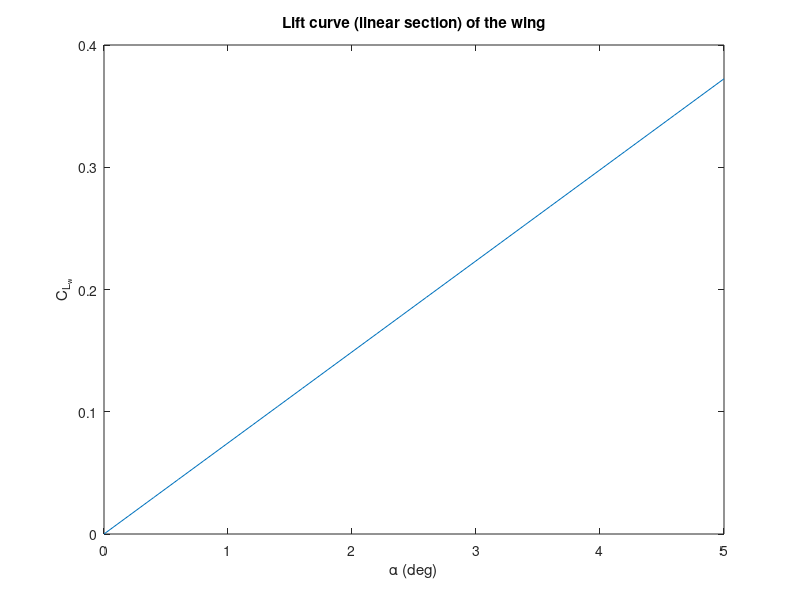
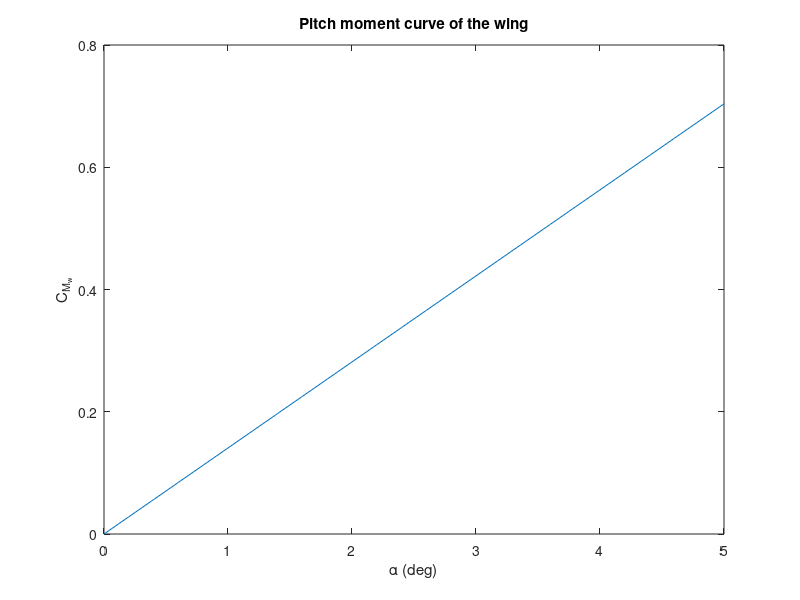
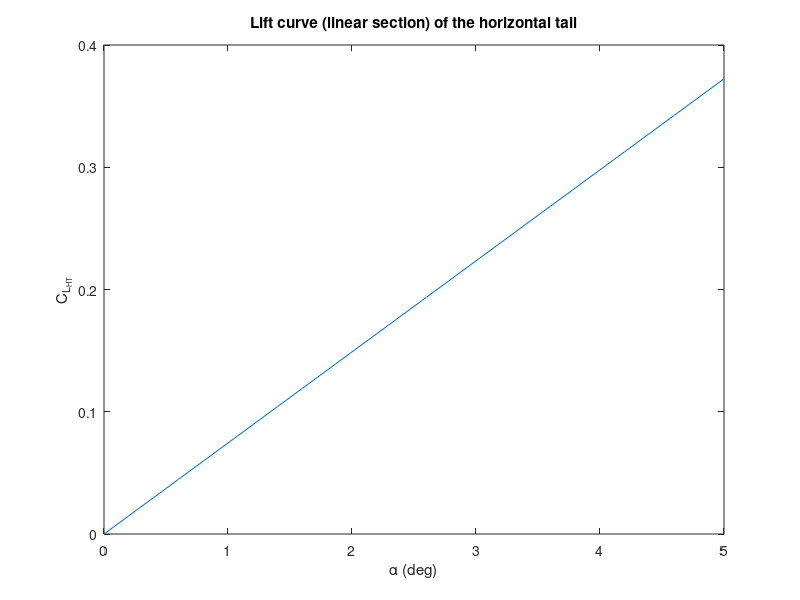
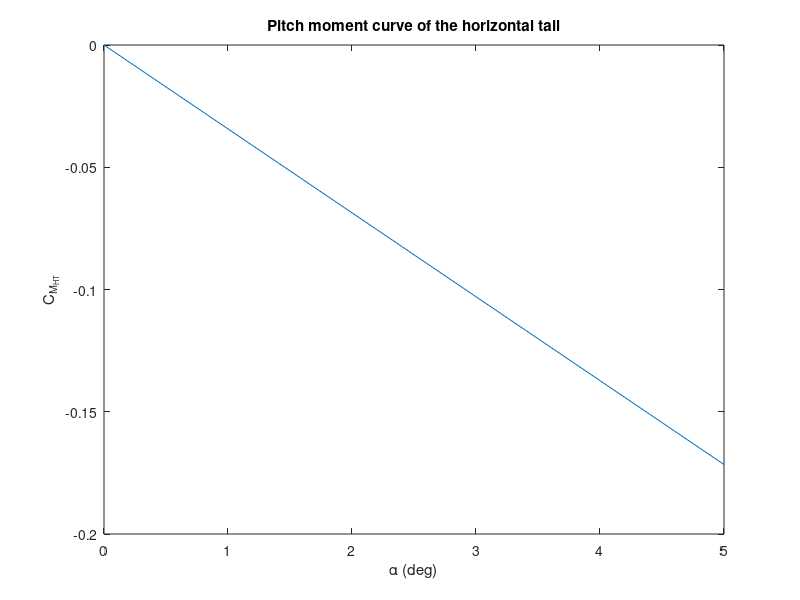

The MATLAB source for these figures, in order:
%%%% BALSA WOOD GLIDER CALCULATIONS %%%%
%%%% Design limits:
% Max wingspan: 500 mm 
% Max fuselage length: 500 mm
% Max chord length = 100 mm
% Fuselage building material available: 5 x 15 x 1000 mm
% Lifting surfaces building material available: 2.5 x 100 x 1000 mm
close all; clc; clear

%% Constants and design parameters
Cl_alpha = 0.11 * 180 / pi; % Sectional lift curve slope of flat plate [rad^-1]
eps_slope = 0.1;            % (\partial \varepsilon) / (\partial \alpha)
etaHT = 1;                 % Tail effectiveness: eta_HT = qt/q

alpha = 0:0.2:5;            % Range of angles of attack calculated [deg]

%% Initial reference surface estimation
% Assume the glider has the highest values for fuselage length and
% wingspan. Rectangular planform shape:

b = 500;            % Wingspan [mm]
AR = 5;             % Aspect ratio [-]; should be between 4.5 and 7.5
c = b/AR;           % Mean chord [mm]
S = b^2/AR;         % Wing area (reference area)

xf = 500;           % Dim. of fuselage x (length)
yf = 15;            % y
zf = 5;             % z

xt = 40;            % Dim. of tail x (chord)
yt = 340;           % y 
zt = 2.5;           % z

xw = 100;           % Dim. of wingspan x
yw = 500;           % y
zw = zt;            % z

V_t = xt*yt*zt;     % Tail volume
V_w = xw*yw*zw;     % Wing volume
V_f = xf*yf*zf;     % Fuselage volume

% Centroid calculations
xLE_w = 100;        % Position of wing LE from nose      
xj_w = 50;          % Position of wing centroid with reference to wing LE
xLE_t = 460;        % Position of tail LE from nose  
xj_t = 20;          % Position of tail centroid with reference to tail LE

xi_t = xLE_t + xj_t;    % Position of wing centroid with reference to nose
xi_w = xLE_w + xj_w;    % Position of tail centroid with reference to nose

xi_f = xf/2;            % Position of fuselage centroid

x_cg_w = 50;            % Centre of gravity of the wing

%% Calculation of wing lift coefficient of lifting surfaces
CL_alpha = Cl_alpha * AR / (2+sqrt(AR^2 + 4));                  % Lift curve slope of flat plate eq(9-73)

%% Initial estimations for horizontal and vertical tail
S_H = 0.2 * S;          % Horizontal tail area
S_T = 0.5 * S_H;        % Vertical tail planform area

Vol_w = S * 2.5;        % Wing volume
Vol_HT = S_H * 2.5;     % Horizontal tail volume
Vol_VT = S_T * 2.5;     % Vertical tail volume

x_cg = (xi_w*Vol_w + xi_t * Vol_HT + xi_f * V_f)/(Vol_HT + Vol_w + V_f);     % Centre of Mass
x_cg_bar = x_cg / c;                                                         % Dimensionless centre of mass                    

%% Wing Contribution
% Equations (24-67), (24-71)
x_ac_w = c/4;                                         % Aerodynamic centre of the wing
x_ac_w_bar = 1/4;                                     % Dimensionless aerodynamic centre of the wing

CL0_w = 0;                                          % Zero lift coefficient of the wing (symmetrical)
CMac_w = 0;                                         % Moment coefficient of the wing about its AC (symmetrical wing)

CM0_w = CMac_w + CL0_w * (x_cg_bar - x_ac_w_bar);     % Residual pitch moment coefficient of the wing (symmetrical)
CMalpha_w = CL_alpha * (x_cg_bar - x_ac_w_bar);       % Longitudinal Stability derivative of the wing (- for stability)

% CL_w plot (linear part)
CL_w = CL0_w + CL_alpha * deg2rad(alpha);
figure(1)
plot(alpha, CL_w);
xlabel('\alpha (deg)')
ylabel('C_{L_w}')
title('Lift curve (linear section) of the wing')

% CM_w plot
CM_w = CM0_w + CMalpha_w * deg2rad(alpha);
figure(2)
plot(alpha, CM_w);
xlabel('\alpha (deg)')
ylabel('C_{M_w}')
title('Pitch moment curve of the wing')

%% Horizontal Tail Contribution
% Equations (24-68) and (24-73)
x_ac_HT = xt/4;                                         % Aerodynamic centre of the tail

CL0_HT = 0;                                             % Zero lift coefficient of the wing (symmetrical)
CMac_HT = 0;                                            % Moment coefficient of the wing about its AC (symmetrical wing)   

l_HT_bar = (x_ac_HT + xLE_t - x_cg)/c;                  % Distance from CG to AC_HT

CM0_HT = CMac_HT + CL0_HT * (l_HT_bar);                 % Residual pitch moment coefficient of the HT (symmetrical)

VHT = S_H*l_HT_bar/S;                                   % Horizontal tail volume
CMalpha_HT = -etaHT * VHT * CL_alpha * (1-eps_slope);   % Longitudinal Stability derivative of the HT (- for stability)

% CL_HT plot (linear part)
CL_HT = CL0_HT + CL_alpha * deg2rad(alpha);
figure(3)
plot(alpha, CL_HT);
xlabel('\alpha (deg)')
ylabel('C_{L_{HT}}')
title('Lift curve (linear section) of the horizontal tail')

% CM_HT plot
CM_HT = CM0_HT + CMalpha_HT * deg2rad(alpha);
figure(4)
plot(alpha, CM_HT);
xlabel('\alpha (deg)')
ylabel('C_{M_{HT}}')
title('Pitch moment curve of the horizontal tail')

%% Stick-fixed longitudinal stability
i_w = 0;                                            % Wing incidence angle
i_t = 0;                                            % Tail incidence angle

% Aerodynamic centre of glider CHECK THE ORIGIN OF THIS!
x_ac_bar = (x_ac_w_bar + CL_alpha/CL_alpha * etaHT * S_H/S * x_ac_HT * (1-eps_slope))/...
            (1+CL_alpha/CL_alpha * etaHT * S_H/S * (1-eps_slope)); 

dfus = 2*sqrt((yf/2)^2 + (zf/2)^2);                 % "Diameter" of the fuselage
K_WB = 1 + 0.025 * (dfus/b) - 0.25 * (dfus/b)^2;    % Fuselage correction factor                 

CL0 = CL0_w + etaHT * S_H/S * CL0_HT;                                                   % Zero lift coefficient of glider
CLalpha = K_WB * CL_alpha + etaHT * S_H/S * CL_alpha * (1-eps_slope);                   % Slope of lift curve of glider
CM0 = CM0_w + etaHT * VHT * CL_alpha * (i_w + i_t);                                     % Residual moment coefficient of glider
CMalpha = CL_alpha * (x_cg_bar - x_ac_bar) - etaHT * VHT * CL_alpha * (1-eps_slope)    % Longitudinal stability of glider

% CL_TOT plot (linear part)
CL = CL0 + CLalpha * deg2rad(alpha);
figure(5)
plot(alpha, CL);
xlabel('\alpha (deg)')
ylabel('C_{L}')
title('Lift curve (linear section) of the glider')

% CM_TOT plot
CM = CM0 + CMalpha * deg2rad(alpha);
figure(6)
plot(alpha, CM);
xlabel('\alpha (deg)')
ylabel('C_{M}')
title('Pitch moment curve of the glider')

   
            
SM = x_ac_bar - x_cg_bar;           % Static margin
